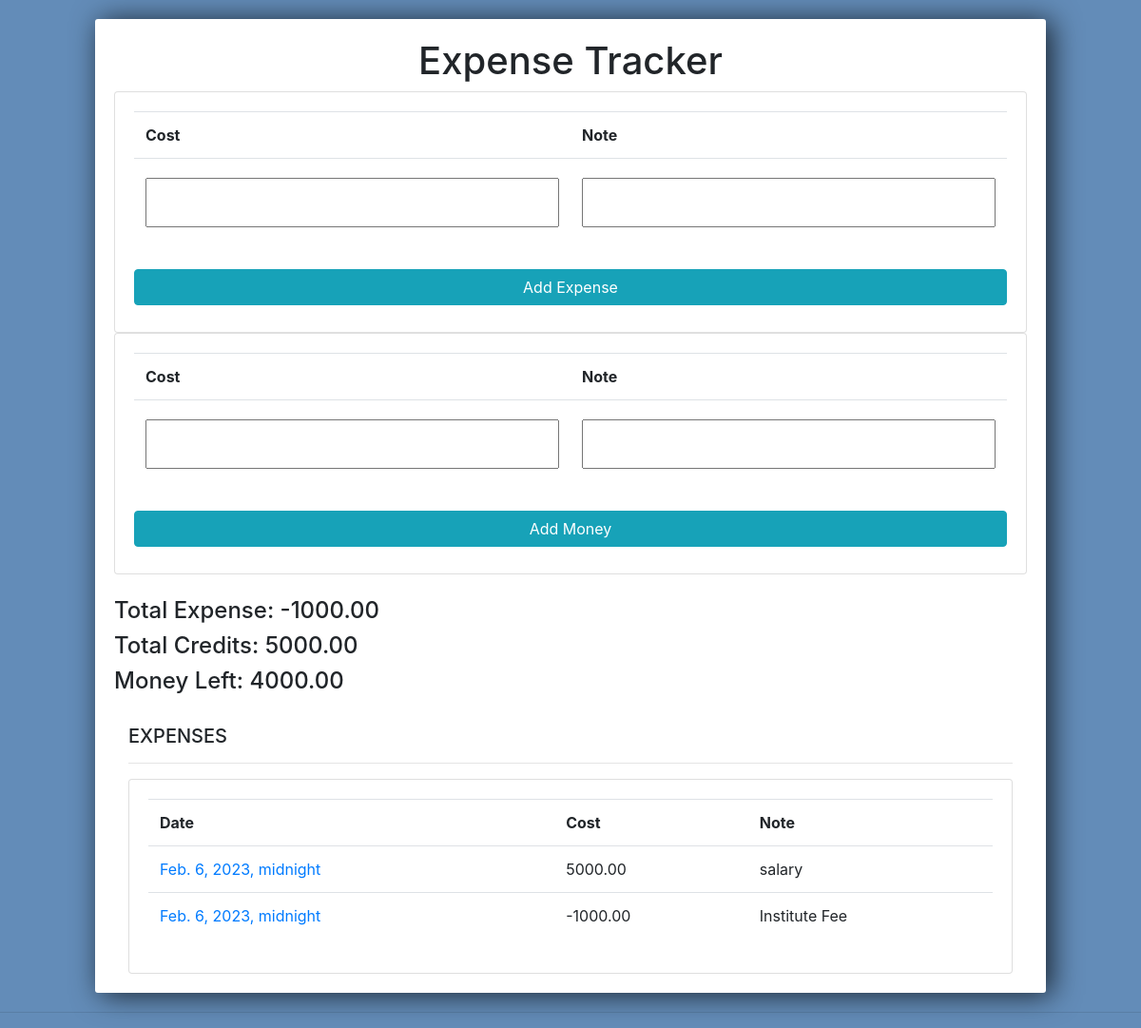
The app's page / (signed in) with its own data.
### tracker/models.py (models this page shows, shortened)
class Expense(models.Model):
    owner = models.ForeignKey(
        User, null=True, blank=True, on_delete=models.CASCADE
    )
    cost = models.DecimalField(
        max_digits=9, decimal_places=2
    )
    note = models.CharField(
        max_length=500, null=False, blank=False, unique=False
    )
    transaction_date = models.DateTimeField(
        default=datetime.now(), blank=False
    )

### tracker/views.py (the view, shortened to what this page needs)
# urls.py: path('', views.dashboard, name='home'),
@login_required(login_url="login")
def dashboard(request):
    expenses = Expense.objects.filter(owner=request.user)
    expenses = expenses.order_by("-transaction_date")
    total_expenses = expenses.filter(
        cost__lt = 0
    )
    total_expense = sum(expense.cost for expense in total_expenses)
    total_money_ceditted = expenses.filter(
        cost__gt = 0
    )
    total_money_cedits = sum(expense.cost for expense in total_money_ceditted)
    total_money_left = sum(expense.cost for expense in expenses)
    expense_short_form: ExpenseShortForm = ExpenseShortForm()
    add_money_short_form: AddMoneyShortForm = AddMoneyShortForm()
    context = {
        "expenses": expenses,
        "expense_short_form": expense_short_form,
        "total_expense": total_expense,
        "total_money_credits": total_money_cedits,
        "money_left" : total_money_left,
        "add_money_short_form":add_money_short_form
    }
    return render(request, "tracker/dashboard.html", context)

### tracker/forms.py
class ExpenseShortForm(ModelForm):
    class Meta:
        model = Expense
        fields = "__all__"
        exclude = ["transaction_date"]

class AddMoneyShortForm(ModelForm):
    class Meta:
        model = Expense
        fields = "__all__"
        exclude = ["transaction_date"]

### tracker/templates/tracker/dashboard.html (shortened to what this page needs)
{% extends 'tracker/main.html' %} {% block content %}
<div class="center-column">
    <h1>
        <center>Expense Tracker</center>
    </h1>
    <form action="" method="POST">
        <div class="card card-body">
            <table class="table">
                <tr>
                    <th>Cost</th>
                    <th>Note</th>
                </tr>
                <tr>
                    <td>{{expense_short_form.cost}}</td>
                    <td>{{expense_short_form.note}}</td>
                </tr>
            </table>
            <input class="btn btn-info" type="submit" value="Add Expense">
        </div>
    </form>
    <form action="add_money" method="POST">
        <div class="card card-body">
            <table class="table">
                <tr>
                    <th>Cost</th>
                    <th>Note</th>
                </tr>
                <tr>
                    <td>{{add_money_short_form.cost}}</td>
                    <td>{{add_money_short_form.note}}</td>
                </tr>
            </table>
            <input class="btn btn-info" type="submit" value="Add Money">
        </div>
    </form>
    <br />
    <h4>Total Expense: {{total_expense}}</h4>
    <h4>Total Credits: {{total_money_credits}}</h4>
    <h4>Money Left: {{money_left}}</h4>
    <br/>
    <div class="col-md-12">
        <h5>EXPENSES</h5>
        <hr>
        <div class="card card-body">
            <table class="table table">
                <tr>
                    <th>Date</th>
                    <th>Cost</th>
                    <th>Note</th>
                </tr>
                {% for expense in expenses %}
                <tr>
                    <td><a href="{% url 'expense_info' expense.id %}">{{expense.transaction_date}}</a></td>
                    <td>{{expense.cost}}</td>
                    <td>{{expense.note}}</td>
                </tr>
                {% endfor %}
            </table>
        </div>
    </div>
</div>
{% endblock %}

### tracker/templates/tracker/main.html (shortened to what this page needs)
{% load static %}
<!DOCTYPE html>
<html>
<head>
    <link rel="stylesheet" href="https://stackpath.bootstrapcdn.com/bootstrap/4.3.1/css/bootstrap.min.css">
    <link rel="stylesheet" type="text/css" href="{% static 'css/main.css' %}">
</head>
<body>
    {% block content %} {% endblock %}
    <hr>
</body>
</html>

### static/css/main.css (style rules this page uses)
body { background-color: #638CB8; }
input { width: 100%; padding: 12px 20px; margin: 8px 0; box-sizing: border-box; }
input::placeholder { color: #d3d3d3; }
.center-column { width:1000px; margin: 20px auto; padding:20px; background-color: #fff; border-radius: 3px; box-shadow: 6px 2px 30px 0px rgba(0,0,0,0.75); }

### records on screen
Expense: transaction_date "Feb. 6, 2023, midnight", cost "5000.00", note "salary"
Expense: transaction_date "Feb. 6, 2023, midnight", cost "-1000.00", note "Institute Fee"

### other values on screen
{{ total_expense }} "-1000.00"
{{ total_money_credits }} "5000.00"
{{ money_left }} "4000.00"
